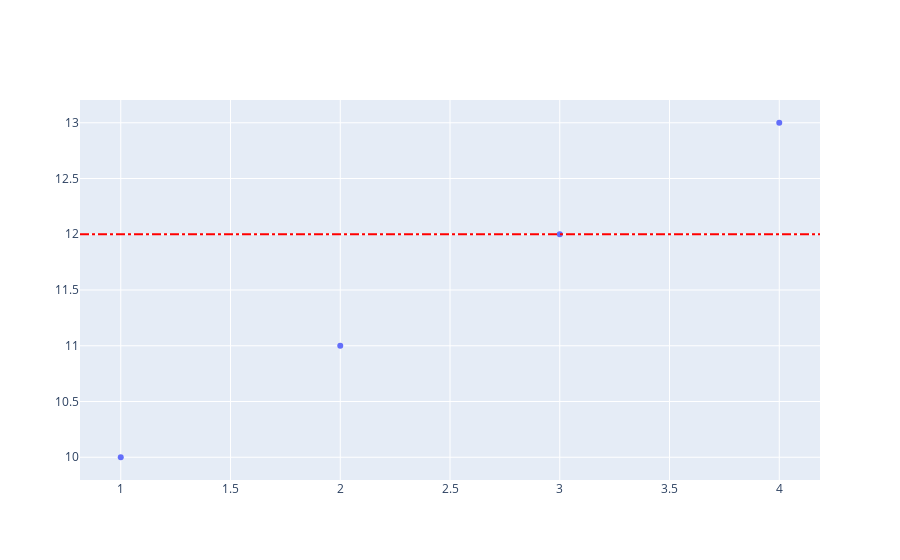

The notebook cell saved with this chart:
### Code cell
import plotly.graph_objects as go

# Create a sample scatter plot
trace = go.Scatter(x=[1, 2, 3, 4], y=[10, 11, 12, 13], mode='markers', name='Data')

# Create a layout with a horizontal line at y=12
layout = go.Layout(shapes=[{
    'type': 'line',
    'x0': 0,
    'x1': 1,
    'xref': 'paper',
    'y0': 12,
    'y1': 12,
    'yref': 'y',
    'line': {'color': 'red','width': 2,'dash': 'dashdot',}
}])

# Create the figure and add the trace and layout
fig = go.Figure(data=[trace], layout=layout)

# Show the figure
fig.show()

### Figure 1 — Plotly figure (JSON) as saved in the notebook; plotly's stock layout.template omitted (floating-point values rounded to 4 significant figures)
{"data": [{"mode": "markers", "name": "Data", "type": "scatter", "x": [1, 2, 3, 4], "y": [10, 11, 12, 13]}], "layout": {"shapes": [{"line": {"color": "red", "dash": "dashdot", "width": 2}, "type": "line", "x0": 0, "x1": 1, "xref": "paper", "y0": 12, "y1": 12, "yref": "y"}]}}
